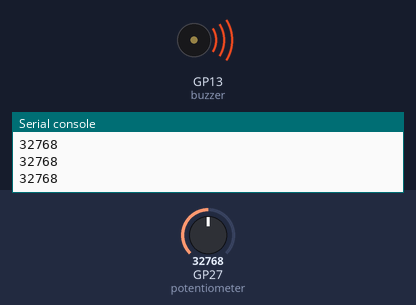
Bench run of a program on a simulated Raspberry Pi Pico running MicroPython. On the bench: buzzer (waves = sounding), the last lines printed to the serial console. The inputs (shaded band) are chosen by the test bench; at power-on: GP27 (potentiometer) = 32768 (analog values on the 0–65535 scale).

Above: at 1.2 s.
1.3 s: GP27 (potentiometer) set to 0
At 2.4 s:
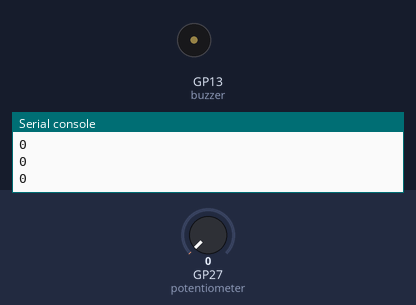
2.8 s: GP27 (potentiometer) set to 7864
At 3.7 s:
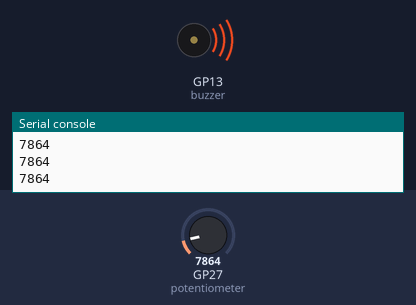
4.3 s: GP27 (potentiometer) set to 65535
At 4.7 s:
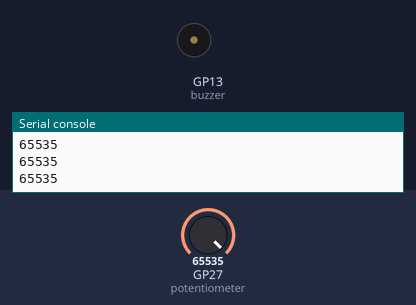
Timing chart, 0 to 7.3 s (numbered marks = the images above; inputs shaded):
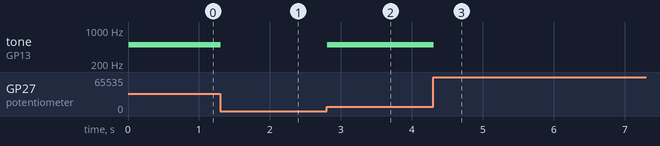

Measured:
- after the input at 1.3 s, tone on GP13 (buzzer): 500 Hz → silent at once
- after the input at 2.8 s, tone on GP13 (buzzer): silent → 500 Hz at once
- after the input at 4.3 s, tone on GP13 (buzzer): 500 Hz → silent at once

The program:

control_buzzer_w_potentiometer.py
```python
# imports
from machine import Pin, PWM, ADC
import time

# set up buzzer and potentiometer
potentiometer = ADC(Pin(27))
buzzer = PWM(Pin(13))

# initialize potentiometer reading variable
reading = 0

while True:
    time.sleep(0.01)

    reading = potentiometer.read_u16()
    print(reading)

    # set buzzer tone
    buzzer.freq(500)

    # set buzzer volume
    buzzer.duty_u16(reading)
```
